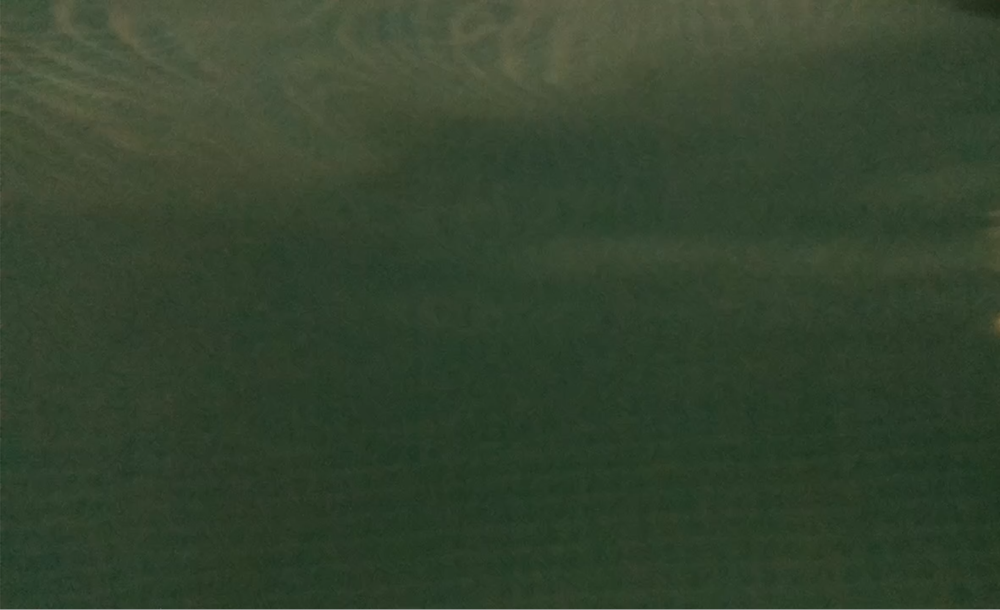
#> input picture playground/images/pool_bg.png, 1000 x 610 px, shrunk from 2362 x 1440 before the run
$ python dominant_color.py
#> lines starting #> are read from the running program, lines starting #| are printed output that depends on the picture
import cv2
import os
import numpy as np
import matplotlib.pyplot as plt

script_path = os.path.dirname(os.path.realpath(__file__))
img_path = os.path.join(script_path, 'images/pool_bg.png')
img = cv2.imread(img_path)
#> img is the input picture: shape (610, 1000, 3); mean B, G, R 46.6, 67.1, 51.8

average = img.mean(axis=0).mean(axis=0)
#> average = [46.59, 67.1, 51.77]
pixels = np.float32(img.reshape(-1, 3))

n_colors = 5
criteria = (cv2.TERM_CRITERIA_EPS + cv2.TERM_CRITERIA_MAX_ITER, 200, .1)
flags = cv2.KMEANS_RANDOM_CENTERS

_, labels, palette = cv2.kmeans(pixels, n_colors, None, criteria, 10, flags)
#> palette = [[64.27, 87.75, 79.56], [53.53, 75.93, 64.93], [39.68, 59.37, 41.28], [143.5, 147.2, 143.9], [46.14, 66.02, 50.09]]
_, counts = np.unique(labels, return_counts=True)
#> counts = [75359, 69508, 263302, 1000, 200831]

dominant = palette[np.argmax(counts)]
#> dominant = [39.68, 59.37, 41.28]

avg_patch = np.ones(shape=img.shape, dtype=np.uint8)*np.uint8(average)
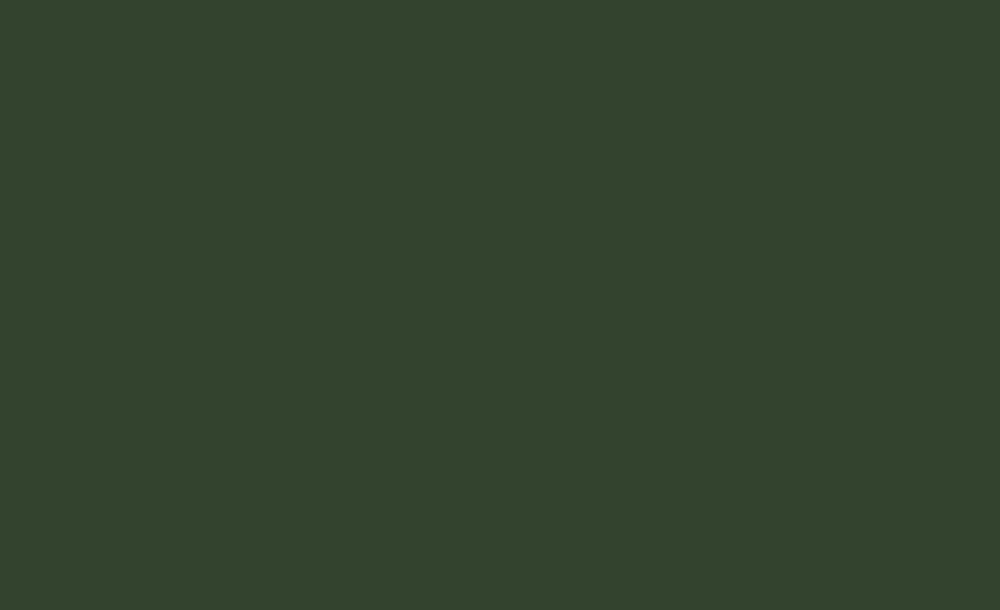
#> avg_patch: shape (610, 1000, 3); mean B, G, R 46, 67, 51

indices = np.argsort(counts)[::-1]
#> indices = [2, 4, 0, 1, 3]
freqs = np.cumsum(np.hstack([[0], counts[indices]/float(counts.sum())]))
#> freqs = [0, 0.432, 0.761, 0.884, 0.998, 1]
rows = np.int_(img.shape[0]*freqs)
#> rows = [0, 263, 464, 539, 609, 610]

dom_patch = np.zeros(shape=img.shape, dtype=np.uint8)
for i in range(len(rows) - 1):
    dom_patch[rows[i]:rows[i + 1], :, :] += np.uint8(palette[indices[i]])
#> this loop made 5 passes
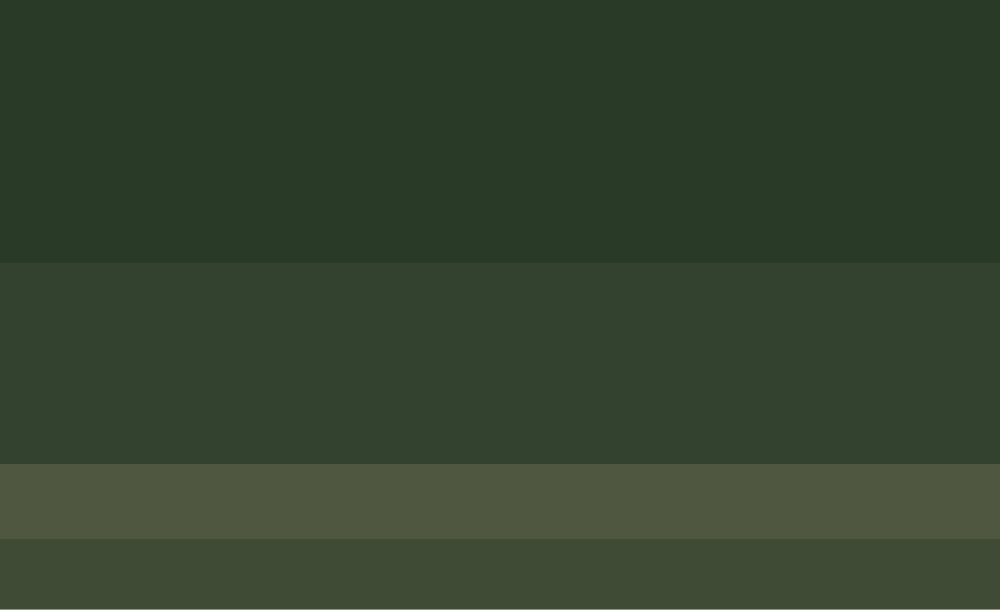
#> dom_patch: shape (610, 1000, 3); mean of channels 0, 1, 2 46.2, 66.7, 51.4; drawn as B, G, R

fig, (ax0, ax1) = plt.subplots(1, 2, figsize=(12,6))
ax0.imshow(avg_patch)
ax0.set_title('Average color')
ax0.axis('off')
ax1.imshow(dom_patch)
ax1.set_title('Dominant colors')
ax1.axis('off')
plt.show(fig)
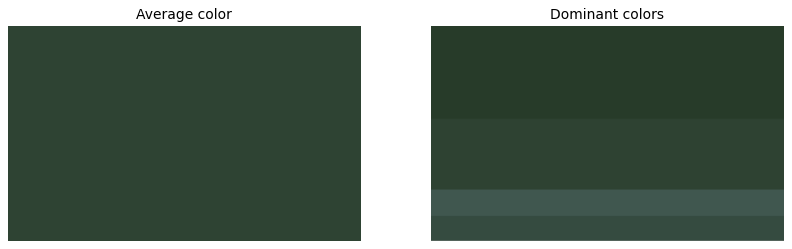
#> figure drawn by matplotlib, 2 panels; B, G, R data is drawn as R, G, B

$ run again, with playground/images/pool_image.png copied over playground/images/pool_bg.png
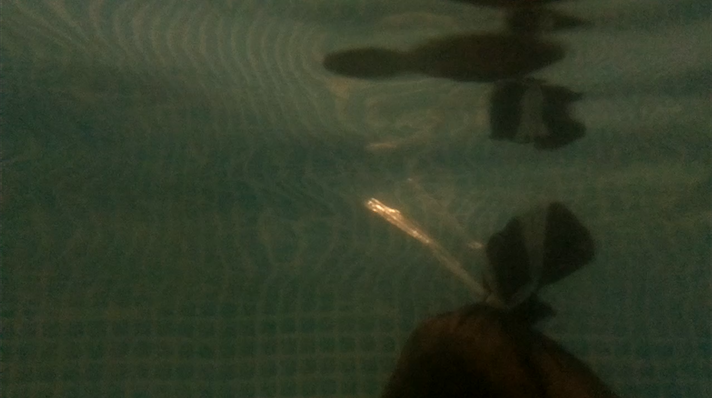
#> input picture playground/images/pool_image.png, 712 x 398 px
#> img is the input picture: shape (398, 712, 3); mean B, G, R 39.5, 58.9, 49.8
#> average = [39.55, 58.88, 49.79]
#> palette = [[89.03, 134.7, 168.8], [59.06, 82.01, 75.67], [9.18, 22.68, 22.2], [46.12, 66.3, 56.09], [35.13, 53.85, 41.87]]
#> counts = [662, 48418, 32323, 81598, 120375]
#> dominant = [35.13, 53.85, 41.87]
#> indices = [4, 3, 1, 2, 0]
#> freqs = [0, 0.425, 0.713, 0.884, 0.998, 1]
#> rows = [0, 169, 283, 351, 397, 398]
#> the loop `for i in range(len(rows) - 1):` made 5 passes
#> after the loop `for i in range(len(rows) - 1):`:
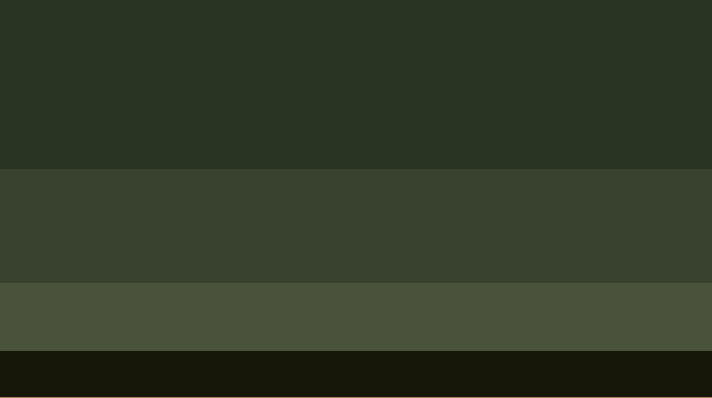
#> dom_patch: shape (398, 712, 3); mean of channels 0, 1, 2 39.4, 58.3, 49.2; drawn as B, G, R
#> `plt.show(fig)`:
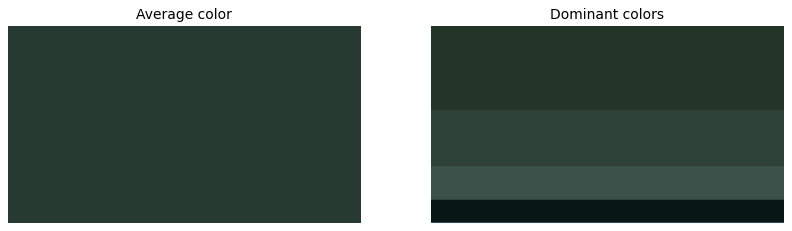
#> figure drawn by matplotlib, 2 panels; B, G, R data is drawn as R, G, B

$ run again, with playground/images/pool_image_512.png copied over playground/images/pool_bg.png
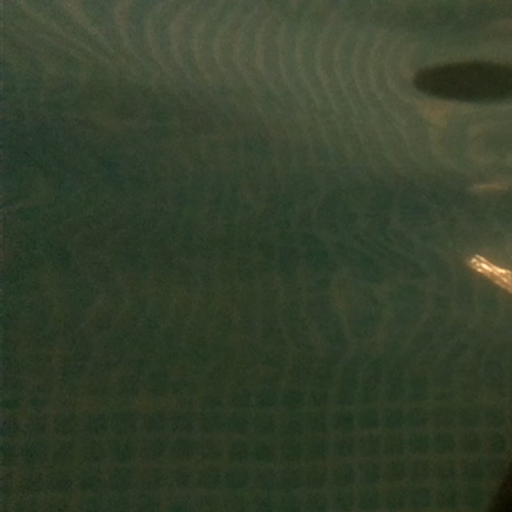
#> input picture playground/images/pool_image_512.png, 512 x 512 px
#> img is the input picture: shape (512, 512, 3); mean B, G, R 44, 64.2, 53.1
#> average = [44.05, 64.21, 53.06]
#> palette = [[97.54, 146.9, 185], [61.87, 84.68, 77.72], [32.94, 52.39, 39.65], [49.46, 69.76, 59.41], [40.47, 59.49, 46.63]]
#> counts = [666, 48941, 75459, 46834, 90244]
#> dominant = [40.47, 59.49, 46.63]
#> indices = [4, 2, 1, 3, 0]
#> freqs = [0, 0.344, 0.632, 0.819, 0.997, 1]
#> rows = [0, 176, 323, 419, 510, 512]
#> the loop `for i in range(len(rows) - 1):` made 5 passes
#> after the loop `for i in range(len(rows) - 1):`:
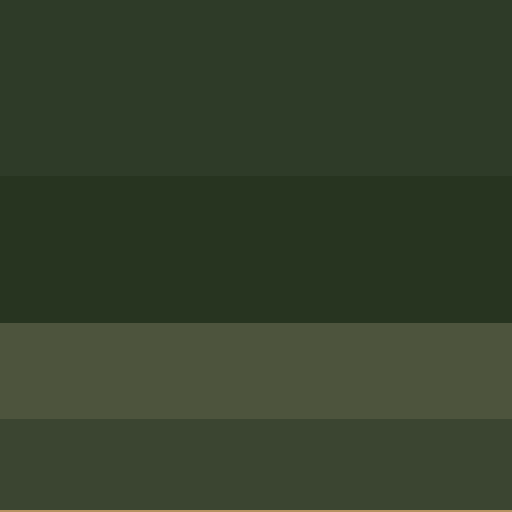
#> dom_patch: shape (512, 512, 3); mean of channels 0, 1, 2 43.5, 63.8, 52.7; drawn as B, G, R
#> `plt.show(fig)`:
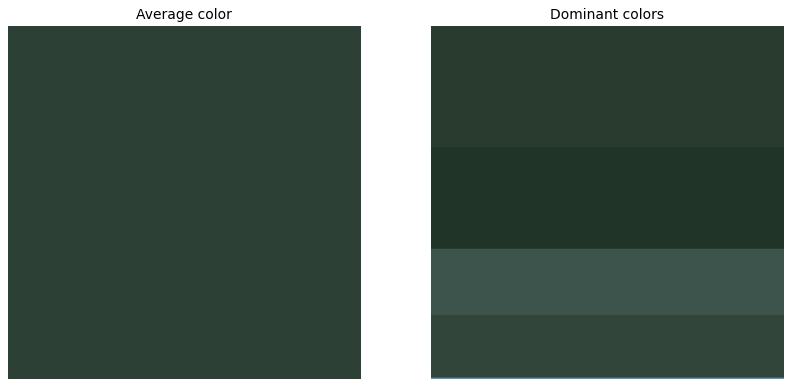
#> figure drawn by matplotlib, 2 panels; B, G, R data is drawn as R, G, B
